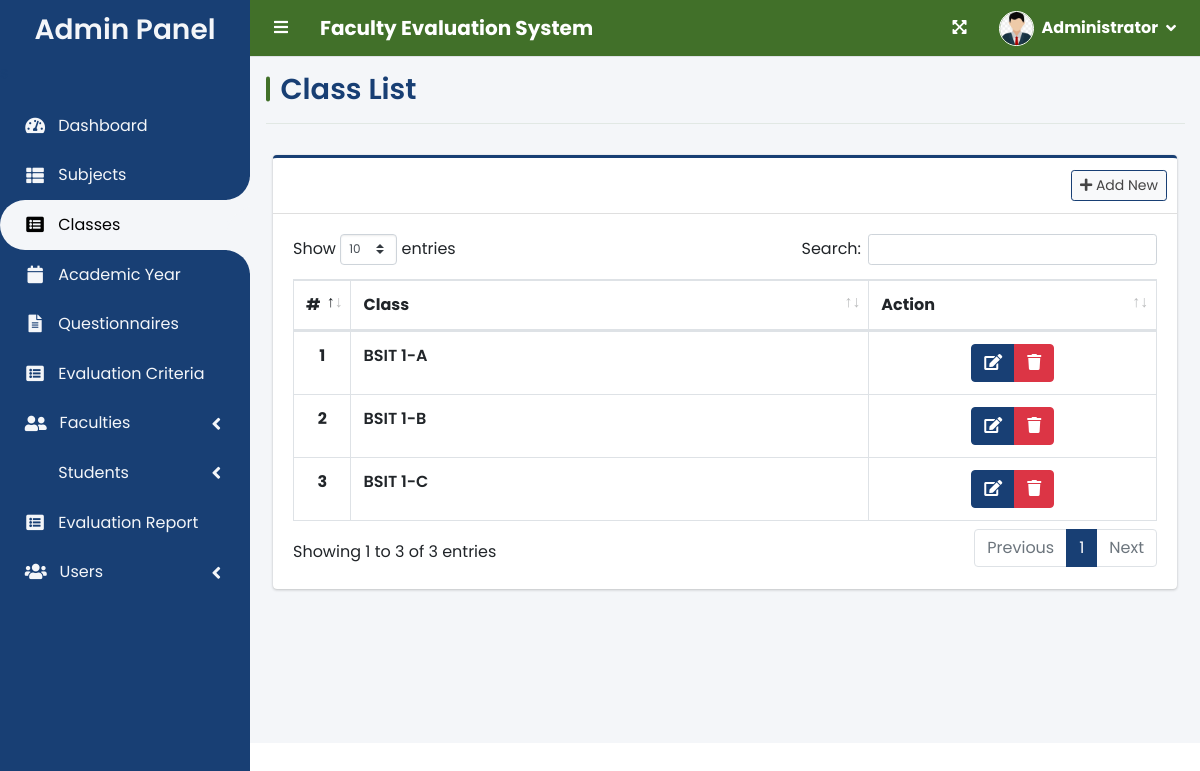
The page /index.php?page=class_list (signed in) on the database its author committed.
### tables this page shows
CREATE TABLE `class_list` (
  `id` int(30) NOT NULL,
  `curriculum` text NOT NULL,
  `level` text NOT NULL,
  `section` text NOT NULL
);

### admin/class_list.php (the view, shortened to what this page needs)
<?php include 'db_connect.php' ?>
<div class="col-lg-12">
	<div class="card card-outline card-primary">
		<div class="card-header">
			<div class="card-tools">
				<a class="btn btn-block btn-sm btn-default border-primary new_class" href="javascript:void(0)"><i
						class="fa fa-plus"></i> Add New</a>
			</div>
		</div>
		<div class="card-body">
			<table class="table tab e-hover table-bordered" id="list">
				<colgroup>
					<col width="5%">
					<col width="60%">
				</colgroup>
				<thead>
					<tr>
						<th class="text-center">#</th>
						<th>Class</th>
						<th>Action</th>
					</tr>
				</thead>
				<tbody>
					<?php
					$i = 1;
					$qry = $conn->query("SELECT *,concat(curriculum,' ',level,'-',section) as `class` FROM class_list order by class asc ");
					while ($row = $qry->fetch_assoc()):
						?>
						<tr>
							<th class="text-center"><?php echo $i++ ?></th>
							<td><b><?php echo $row['class'] ?></b></td>
							<td class="text-center">
								<div class="btn-group">
									<a href="javascript:void(0)" data-id='<?php echo $row['id'] ?>'
										class="btn btn-primary manage_class">
										<i class="fas fa-edit"></i>
									</a>
									<button type="button" class="btn btn-danger delete_class"
										data-id="<?php echo $row['id'] ?>">
										<i class="fas fa-trash"></i>
									</button>
								</div>
							</td>
						</tr>
					<?php endwhile; ?>
				</tbody>
			</table>
		</div>
	</div>
</div>

### header.php (style rules this page uses)
body, .main-header, .main-sidebar, .content-wrapper, .card, .btn, .form-control, .nav-link, .dropdown-item, .modal-title, .table, .alert, .badge, .toast, .swal2-title, .swal2-content, .select2-container--default .select2-selection--single, .select2-container--default .select2-selection--multiple, .select2-container--default .select2-selection--single .select2-selection__rendered, .select2-container--default .select2-selection--multiple .select2-selection__rendered { font-family: 'Poppins', sans-serif !important; }
.font-weight-bold, b, strong { font-weight: 600 !important; }

### admin/sidebar.php (style rules this page uses)
:root { --white: #f4f6f9; --black: #000; --sidebar-bg: #183f74; }

### rows shown on the page
class_list: class "BSIT 1-A"
class_list: class "BSIT 1-B"
class_list: class "BSIT 1-C"

### other values the page prints
$_SESSION['system']['name'] "Faculty Evaluation System"
$_SESSION['login_firstname'] "Administrator"
$title "Class List"
